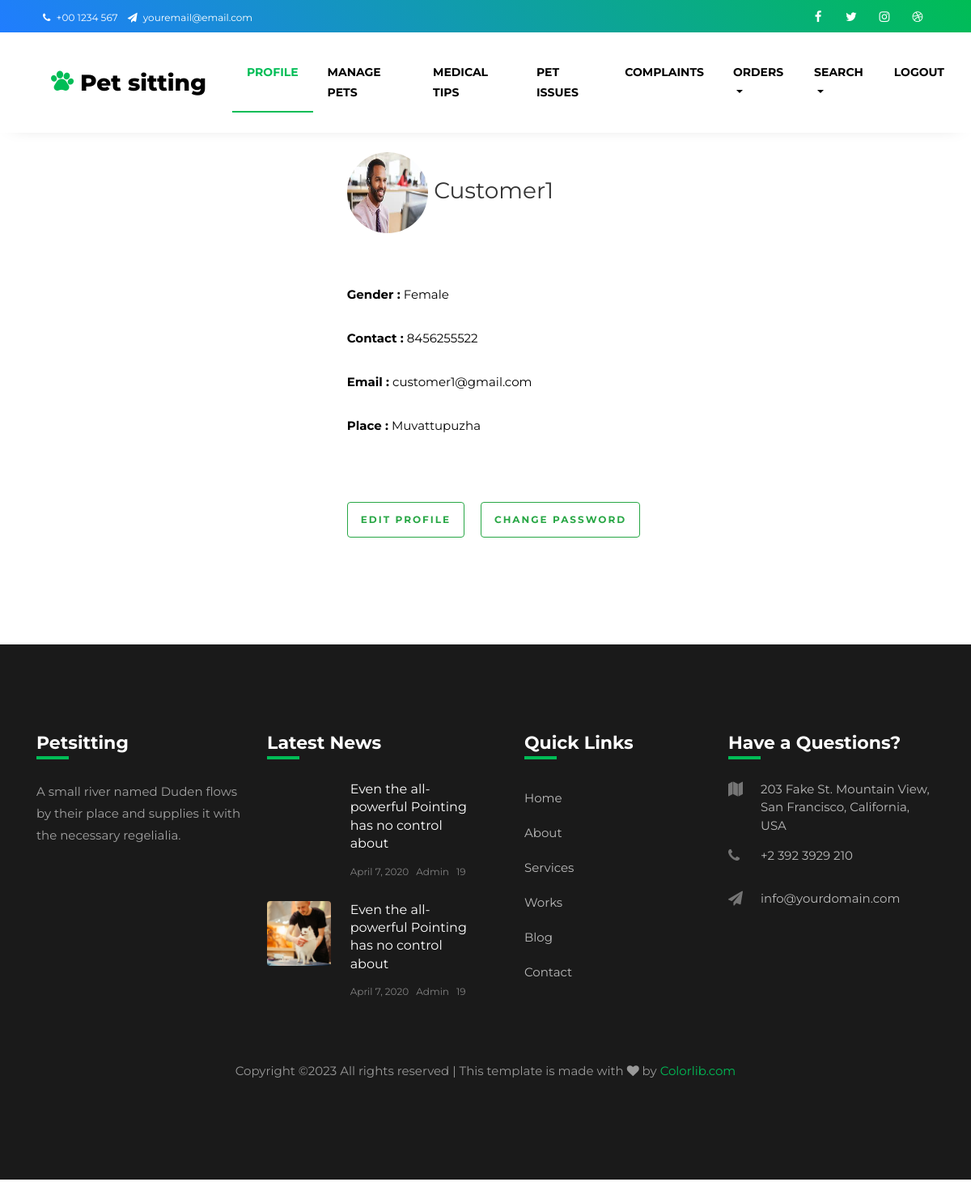
The app's page /petowner/viewdetails/ (signed in) with its own data.
### Guest/models.py (models this page shows, shortened)
class Customer(models.Model):
    CustomerName=models.CharField(max_length=20,null=False)
    CustomerGender=models.CharField(max_length=20,null=False)
    CustomerContact=models.CharField(max_length=20,null=False)
    CustomerEmail=models.EmailField(max_length=20,null=False,unique=True)
    CustomerPlace=models.ForeignKey(Place,on_delete=models.SET_NULL,null=True)
    CustomerImage=models.FileField(upload_to='Uploads/PetOwnerPhotos/',null=True)
    CustomerUsername=models.CharField(max_length=20,null=False)
    CustomerPassword=models.CharField(max_length=20,null=False)

### BasicEntry/models.py (models this page shows)
class Place(models.Model):
    Place=models.CharField("Place",max_length=20,null=False,unique=True)
    District=models.ForeignKey(District,on_delete=models.CASCADE)
    def __str__(self):
        return self.Place

### PetOwner/views.py (the view)
# urls.py: path('viewdetails/',views.ViewDetails,name="petowner-viewdetails"),
def ViewDetails(request):
    if request.session.has_key('PetOwnerid'):
        customerData=Customer.objects.get(id=request.session["PetOwnerid"])
        return render(request,"PetOwner/ViewDetails.html",{"customerData":customerData})
    else:
        return redirect('/login/')

### PetOwner/templates/PetOwner/ViewDetails.html
{%  extends 'Guest/HeaderOwner.html' %}
{% load static %}
{% block content %}
<div class="d-flex justify-content-center">
    <div style="padding-left: 20px;">
        <h3><img src="{{ customerData.CustomerImage.url }}" width="100" height="100" style="border-radius: 50%;"> {{ customerData.CustomerName }} </h3>
    <br><br>
            <b>Gender :</b> {{ customerData.CustomerGender }} <br><br>
           <b>Contact :</b>  {{ customerData.CustomerContact }} <br><br>
           <b>Email :</b> {{ customerData.CustomerEmail}} <br><br>
           <b>Place :</b> {{ customerData.CustomerPlace}} <br><br>
    <br><br>
    <a href="{% url 'PetOwner:petowner-editprofile' customerData.id %}" class="btn btn-outline-success">Edit Profile</a>
    <a href="{% url 'PetOwner:petowner-changepsw' customerData.id %}" class="btn btn-outline-success ml-3">Change password</a>
</div>
</div>
    <br><br><br><br>
    {%  include 'Guest/Footer.html' %}
    {% endblock %}

### records on screen
Customer: CustomerImage (picture), CustomerName "Customer1", CustomerGender "Female", CustomerContact "8456255522", CustomerEmail "customer1@gmail.com", CustomerPlace "Muvattupuzha"
